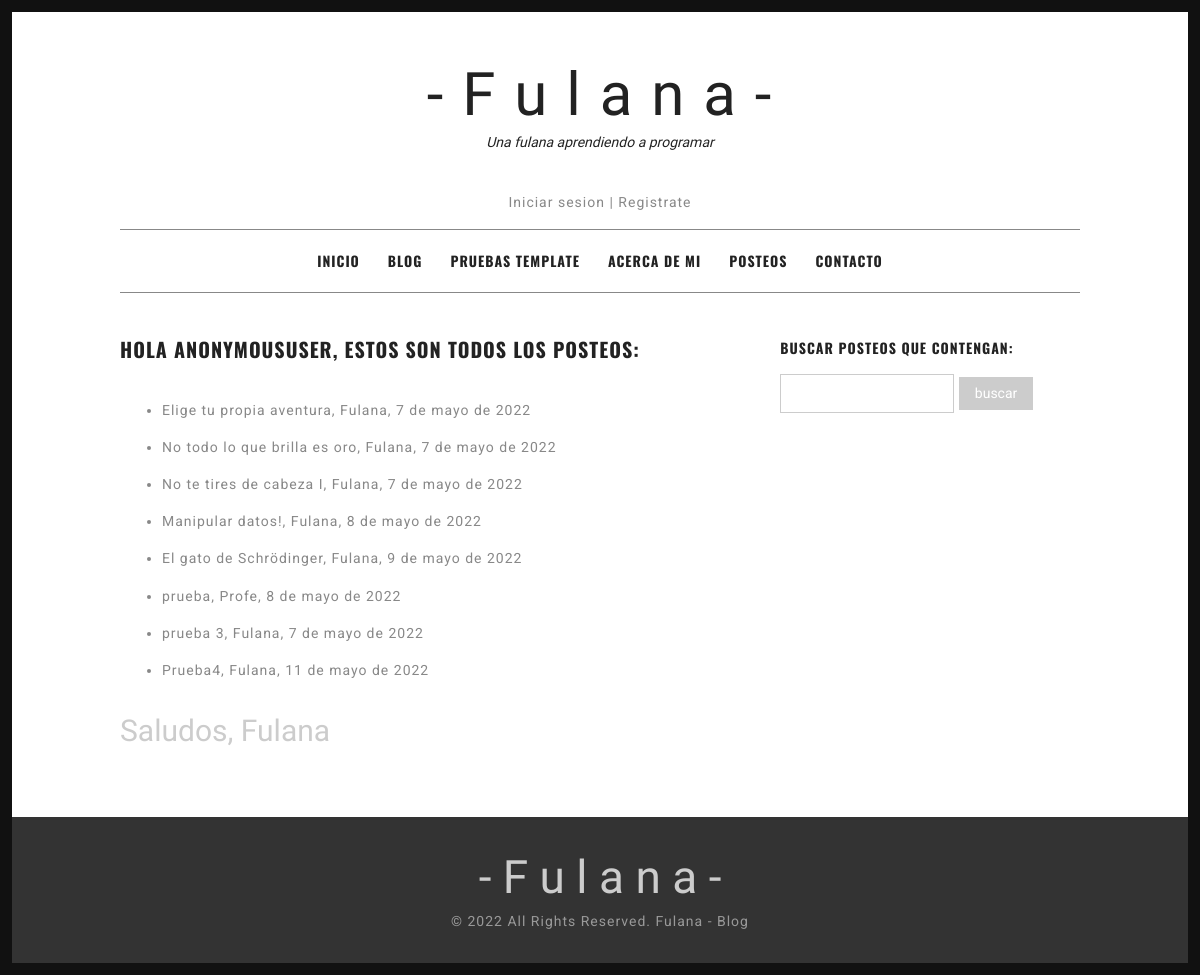
Page /AppFulana/TodosLosPosteos/ on the earlier database version.
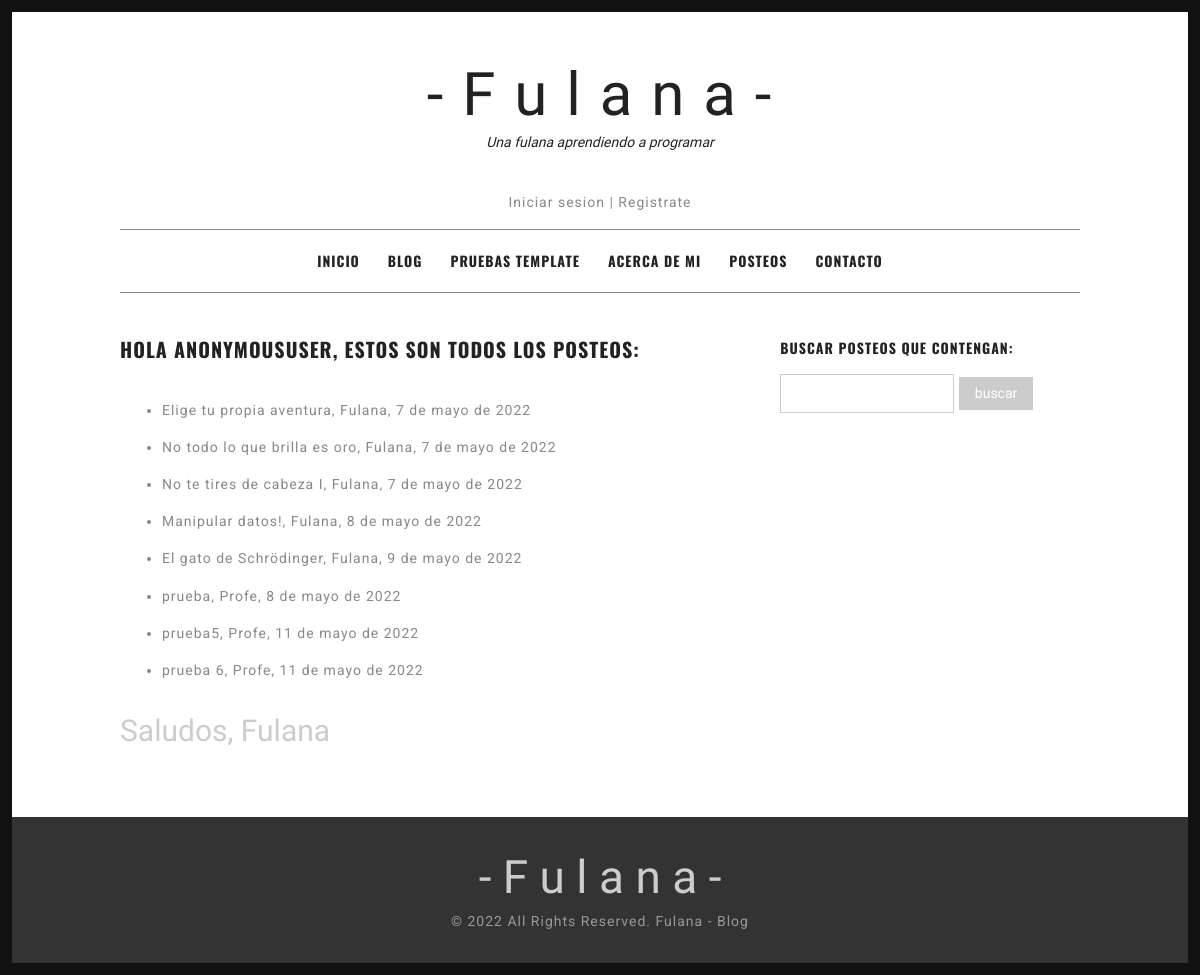
Same page on the later database version.
### AppFulana/models.py (models this page shows, shortened)
class Posteo (models.Model):
    fechaPosteo = models.DateField()
    tituloPosteo = models.CharField(max_length=130)
    autorPosteo = models.ForeignKey(User, on_delete=models.CASCADE)
    bodyPosteo = models.TextField()
    class Meta:
        verbose_name = "Posteo"
        verbose_name_plural = "Posteos"

### AppFulana/views.py (the view)
# urls.py: path('TodosLosPosteos/', views.TodosLosPosteos.as_view(), name='TodosLosPosteos'),
class TodosLosPosteos (ListView):
    model = Posteo
    template_name = "AppFulana/todosLosPosteos.html"

### AppFulana/templates/AppFulana/todosLosPosteos.html (shortened to what this page needs)
{% extends "AppFulana/padre.html" %}
{% load static %}
{% block contenidoModificable %}
<div id="content" class="site-content">
    <div id="primary" class="content-area column two-thirds">
        <main id="main" class="site-main">
        <article class="hentry">
        <header class="entry-header">
        <h1 class="entry-title">HOLA {{user}}, ESTOS SON TODOS LOS POSTEOS: </h1>
        </header>
        <div class="entry-content">
        <p>
            <ul>{%for posteo in object_list%}
                <li>
                    <a href="{% url 'PostIndividual' posteo.id %}"><p>{{posteo.tituloPosteo}}, {{posteo.autorPosteo}}, {{posteo.fechaPosteo}}</p></a>
                </li>
                {%endfor%}
            </ul>
        </p>
        <h2 style="font-family: 'Herr Von Muellerhoff';color:#ccc;font-weight:300;">Saludos, Fulana</h2>
        </div>
        </article>
        </main>
    </div>
    <div id="secondary" class="column third">
        <div id="sidebar-1" class="widget-area" role="complementary">
            <aside id="recent-posts-2" class="widget widget_recent_entries">
            <h4 class="widget-title">Buscar posteos que contengan:</h4>
                <form action="/AppFulana/buscarPosteo/" method="GET">
                    <input type="text" name="palabra" id="palabra">
                    <input type="submit" value="buscar">
                </form>
            </aside>
        </div>
    </div>
</div>
</div>
{% endblock %}

### AppFulana/templates/AppFulana/padre.html (shortened to what this page needs)
<!DOCTYPE html>
<html lang="en-US">
<head>
{% load static %}
<link rel='stylesheet' href='{%static "AppFulana/css/woocommerce-layout.css" %}' type='text/css' media='all'/>
<link rel='stylesheet' href='{%static "AppFulana/css/woocommerce-smallscreen.css" %}' type='text/css' media='only screen and (max-width: 768px)'/>
<link rel='stylesheet' href='{%static "AppFulana/css/woocommerce.css" %}' type='text/css' media='all'/>
<link rel='stylesheet' href='{%static "AppFulana/css/font-awesome.min.css" %}' type='text/css' media='all'/>
<link rel='stylesheet' href='{%static "AppFulana/style.css" %}' type='text/css' media='all'/>
<link rel='stylesheet' href='{%static "AppFulana/css/easy-responsive-shortcodes.css" %}' type='text/css' media='all'/>
</head>
<body class="home page page-template page-template-template-portfolio page-template-template-portfolio-php">
<div id="page">
	<div class="container">
		<header id="masthead" class="site-header">
		<div class="site-branding">
			<h1 class="site-title"><a href="#" rel="home">- F u l a n a -</a></h1>
			<h2 class="site-description">Una fulana aprendiendo a programar</h2>
			<div>
				{% if user.is_authenticated %}
				<a href="{% url 'CerrarSesion' %}"}>Cerrar sesion</a> | <a href="#">Editar Perfil</a>
                {%else%}
				<a href="{% url 'InicioSesion' %}"}>Iniciar sesion</a> | <a href="{% url 'Registrarse' %}">Registrate</a>
				{%endif%}
			</div>
		</div>
		<nav id="site-navigation" class="main-navigation">
		<div class="menu-menu-1-container">
			<ul id="menu-menu-1" class="menu">
				<li><a href="{% url 'Inicio' %}">Inicio</a></li>
				<li><a href="{% url 'Blog' %}">Blog</a></li>
				<li><a href="{% url 'PruebasTemplate' %}">Pruebas Template</a></li>
				<li><a href="{% url 'AcercaDe' %}">Acerca de mi</a></li>
				<li><a>Posteos</a>
				</li>
				<li><a href="{% url 'Contacto' %}">Contacto</a></li>
			</ul>
		</div>
		</nav>
		</header>
        {% block contenidoModificable %}
        {% endblock %}
	<footer id="colophon" class="site-footer">
	<div class="container">
		<div class="site-info">
			<h1 style="font-family: 'Herr Von Muellerhoff';color: #ccc;font-weight:300;text-align: center;margin-bottom:0;margin-top:0;line-height:1.4;font-size: 46px;">- F u l a n a -</h1>
			 <a target="blank" href="{% url 'Inicio' %}">© 2022 All Rights Reserved. Fulana - Blog</a>
		</div>
	</div>
	</footer>
</div>
</body>
</html>

Differences in the rows shown:
removed Posteo: tituloPosteo "prueba 3", autorPosteo "Fulana", fechaPosteo "7 de mayo de 2022"
removed Posteo: tituloPosteo "Prueba4", autorPosteo "Fulana", fechaPosteo "11 de mayo de 2022"
added Posteo: tituloPosteo "prueba5", autorPosteo "Profe", fechaPosteo "11 de mayo de 2022"
added Posteo: tituloPosteo "prueba 6", autorPosteo "Profe", fechaPosteo "11 de mayo de 2022"
